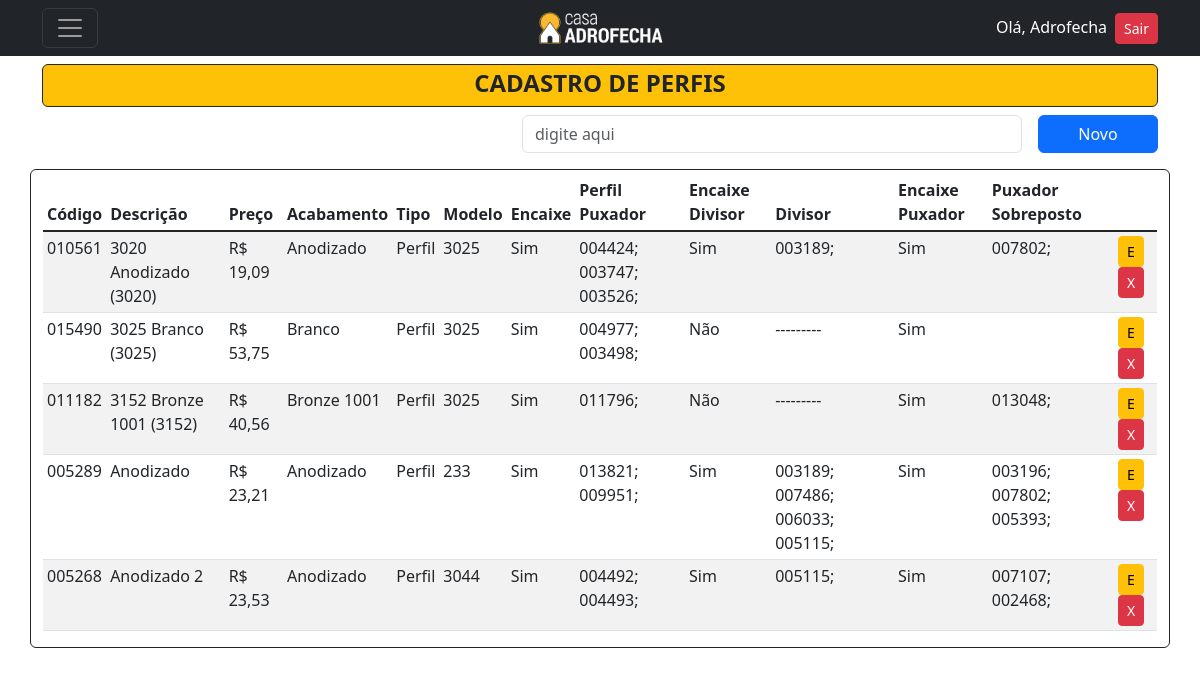
The page /listar/perfil/ (signed in) on the database as committed earlier.
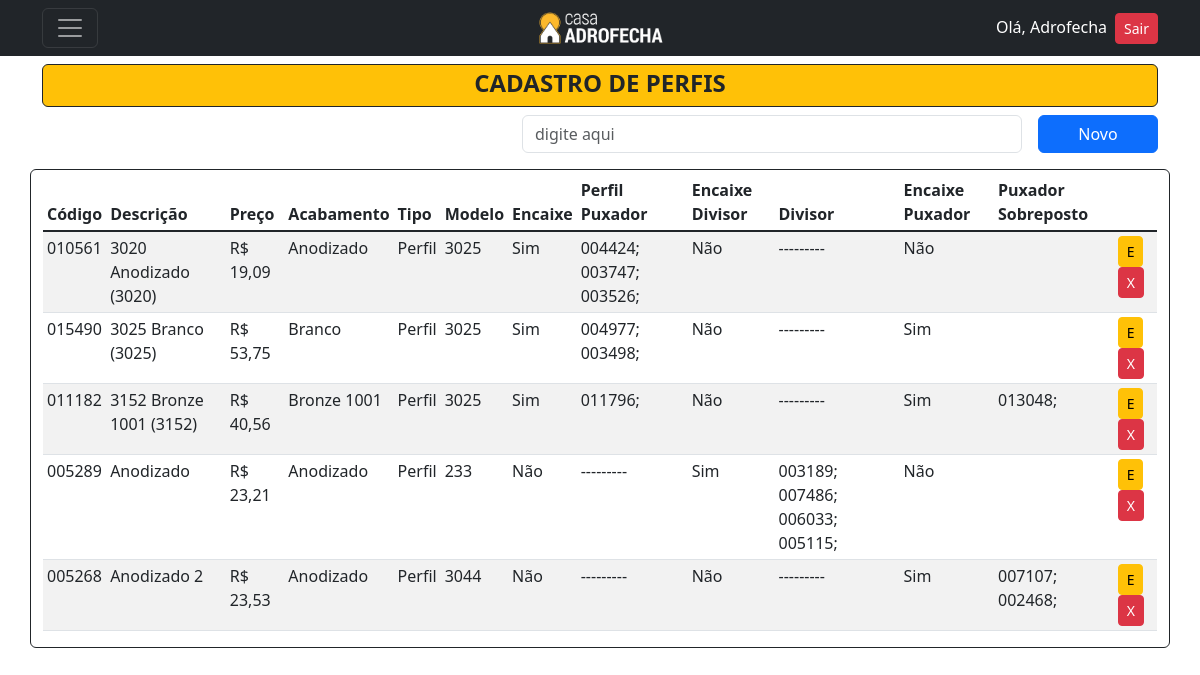
The same page on the database as committed later.
### cadastros/models.py (models this page shows, shortened)
class Perfil(models.Model):
    codigo = models.CharField(max_length=6, verbose_name="Código", unique=True)
    descricao = models.CharField(max_length=150, verbose_name="Descrição")
    preco = models.DecimalField(decimal_places=2, max_digits=5, verbose_name="Preço")
    acabamento = models.ForeignKey(Acabamento, on_delete=models.PROTECT)
    tipo = models.ForeignKey(Tipo, on_delete=models.PROTECT)
    modelo = models.ForeignKey(ModeloPerfil, on_delete=models.PROTECT)
    encaixe = models.CharField(max_length=3, choices=ENCAIXE, blank=True, null=True)
    perfilpuxador = models.ManyToManyField(PerfilPuxador, verbose_name="Perfil Puxador", blank=True)
    encaixedivisor = models.CharField(max_length=3, choices=ENCAIXE, blank=True, null=True)
    divisor = models.ManyToManyField(Divisor, verbose_name="Divisor", blank=True)
    encaixepuxador = models.CharField(max_length=3, choices=ENCAIXE, blank=True, null=True)
    puxador = models.ManyToManyField(Puxador, verbose_name="Puxador", blank=True)
    class Meta:
        verbose_name = 'Perfil'
        verbose_name_plural = 'Perfis'
        ordering = ["descricao"]

class Acabamento(models.Model):
    acabamento = models.CharField(max_length=50, unique=True)
    class Meta:
        verbose_name = 'Acabamento'
        verbose_name_plural = 'Acabamentos'
        ordering = ["acabamento"]
    def __str__(self):
        return self.acabamento

class Tipo(models.Model):
    tipo = models.CharField(max_length=30, unique=True)
    class Meta:
        ordering = ["tipo"]
    def __str__(self):
        return self.tipo

class ModeloPerfil(models.Model):
    modelo = models.CharField(max_length=10, unique=True)
    class Meta:
        verbose_name = 'Modelo Perfil'
        verbose_name_plural = 'Modelo Perfis'
        ordering = ["modelo"]
    def __str__(self):
        return self.modelo

class PerfilPuxador(models.Model):
    codigo = models.CharField(max_length=6, verbose_name="Código", unique=True)
    descricao = models.CharField(max_length=150, verbose_name="Descrição")
    preco = models.DecimalField(decimal_places=2, max_digits=5, verbose_name="Preço")
    acabamento = models.ForeignKey(Acabamento, on_delete=models.PROTECT)
    tipo = models.ForeignKey(Tipo, on_delete=models.PROTECT)
    modelo = models.ForeignKey(ModeloPerfilPuxador, on_delete=models.PROTECT)
    class Meta:
        verbose_name = 'Perfil Puxador'
        verbose_name_plural = 'Perfis Puxadores'
        ordering = ["descricao"]

class Divisor(models.Model):
    codigo = models.CharField(max_length=6, verbose_name="Código", unique=True)
    descricao = models.CharField(max_length=150, verbose_name="Descrição")
    preco = models.DecimalField(decimal_places=2, max_digits=5, verbose_name="Preço")
    acabamento = models.ForeignKey(Acabamento, on_delete=models.PROTECT)
    tipo = models.ForeignKey(Tipo, on_delete=models.PROTECT)
    modelo = models.ForeignKey(ModeloDivisor, on_delete=models.PROTECT)
    class Meta:
        verbose_name = 'Perfil Divisor'
        verbose_name_plural = 'Perfis Divisores'
        ordering = ["descricao"]

class Puxador(models.Model):
    codigo = models.CharField(max_length=6, verbose_name="Código", unique=True)
    descricao = models.CharField(max_length=150, verbose_name="Descrição")
    preco = models.DecimalField(decimal_places=2, max_digits=5, verbose_name="Preço")
    acabamento = models.ForeignKey(Acabamento, on_delete=models.PROTECT)
    tipo = models.ForeignKey(Tipo, on_delete=models.PROTECT)
    modelo = models.ForeignKey(ModeloPuxador, on_delete=models.PROTECT)
    class Meta:
        verbose_name = 'Puxador'
        verbose_name_plural = 'Puxadores'
        ordering = ["descricao"]

### cadastros/views.py (the view)
# urls.py: path('listar/perfil/', PerfilList.as_view(), name='listar-perfil'),
class PerfilList(LoginRequiredMixin, PermissionRequiredMixin, ListView):
    model = Perfil
    template_name = 'cadastros/listas/perfil.html'
    permission_required = 'cadastros.view_perfil'

### cadastros/templates/cadastros/listas/perfil.html (shortened to what this page needs)
{% extends 'base.html' %}
{% block content %}
<header class="mt-5">
  <div>
      <div class="bg-warning rounded text-dark border border-dark pt-1 d-flex align-items-center justify-content-center">
        <h4><strong>CADASTRO DE PERFIS</strong></h4>
      </div>
      <div class="mt-2 d-flex align-items-center justify-content-end">
          <input type="email" class="form-control me-3" style="width: 500px;" id="" name="busca-perfil" placeholder="digite aqui">
          <a href="{% url 'cadastrar-perfil' %}" style="width: 120px;" class="btn btn-primary bg-primary">Novo</a>
      </div>
  </div>
</header>
<div class="mt-3">
  <div class="row">
      <div class="border border-dark rounded container">
          <table class="mt-1 table table-sm table-striped">
            <thead>
              <tr>
                <th scope="col ">Código</th>
                <th scope="col ">Descrição</th>
                <th scope="col ">Preço</th>
                <th scope="col ">Acabamento</th>
                <th scope="col ">Tipo</th>
                <th scope="col ">Modelo</th>
                <th scope="col ">Encaixe</th>
                <th scope="col ">Perfil Puxador</th>
                <th scope="col ">Encaixe Divisor</th>
                <th scope="col ">Divisor</th>
                <th scope="col ">Encaixe Puxador</th>
                <th scope="col ">Puxador Sobreposto</th>
              </tr>
            </thead>
            <tbody class="table-group-divider ">
                {% for perfil in object_list %}
                <tr>
                    <td>{{ perfil.codigo }}</td>
                    <td>{{ perfil.descricao }}</td>
                    <td>R$ {{ perfil.preco }}</td>
                    <td>{{ perfil.acabamento }}</td>
                    <td>{{ perfil.tipo }}</td>
                    <td>{{ perfil.modelo }}</td>
                    <td>
                        {% if perfil.encaixe == "1" %}
                            <p>Sim</p>
                        {% else %}
                            <p>Não</p>
                        {% endif %}
                    </td>
                    <td>
                        {% if perfil.perfilpuxador.all %}
                            {% for perfilpuxador in perfil.perfilpuxador.all %}
                                {{ perfilpuxador.codigo }};
                            {% endfor %}
                        {% else %}
                            ---------
                        {% endif %}
                    </td>
                    <td>
                        {% if perfil.encaixedivisor == "1" %}
                            <p>Sim</p>
                        {% else %}
                            <p>Não</p>
                        {% endif %}
                    </td>
                    <td>
                        {% if perfil.divisor.all %}
                            {% for divisor in perfil.divisor.all %}
                                {{ divisor.codigo }};
                            {% endfor %}
                        {% else %}
                            ---------
                        {% endif %}
                    </td>
                    <td>
                        {% if perfil.encaixepuxador == "1" %}
                            <p>Sim</p>
                        {% else %}
                            <p>Não</p>
                        {% endif %}
                    </td>
                    <td>
                        {% for puxador in perfil.puxador.all %}
                            {{ puxador.codigo }};
                        {% endfor %}
                    </td>
                    <td>
                        <a href="{% url 'editar-perfil' perfil.pk %}" class="btn btn-warning btn-sm" title="Editar">E</a>
                        <a href="{% url 'excluir-perfil' perfil.pk %}" class="btn btn-danger btn-sm" title="Excluir">X</a>
                    </td>
                </tr>
                {% empty %}
                    <tr>
                        <td colspan="10">Nenhum Perfil cadastrado</td>
                    </tr>
                {% endfor %}
            </tbody>
          </table>
      </div>
  </div>
</div>
{% endblock %}

### paginas/templates/base.html (shortened to what this page needs)
<!DOCTYPE html>
{% load static %}
<html lang="pt-br">
<head>
    <link href="https://cdn.jsdelivr.net/npm/bootstrap@5.3.0-alpha1/dist/css/bootstrap.min.css" rel="stylesheet">
    <link rel="https://stylesheet" href="https://cdn.jsdelivr.net/npm/bootstrap-icons@1.10.3/font/bootstrap-icons.css">
    <link href="https://cdnjs.cloudflare.com/ajax/libs/select2/4.1.0/css/select2.min.css" rel="stylesheet" />
    <link href="https://cdn.jsdelivr.net/npm/select2@4.1.0-rc.0/dist/css/select2.min.css" rel="stylesheet" />
</head>
<body>
  {% include 'navbar.html' %}
  <div class="pt-3 container">
      {% block content %}
      {% endblock %}
  </div>
</body>
</html>

### paginas/templates/navbar.html (shortened to what this page needs)
{% load static %}
<nav class="navbar navbar-dark bg-dark fixed-top">
  <div class="container d-flex justify-content-between align-items-center">
      <div class="col-4">
        <button class="navbar-toggler" type="button" data-bs-toggle="offcanvas" data-bs-target="#offcanvasDarkNavbar" aria-controls="offcanvasDarkNavbar">
        <span class="navbar-toggler-icon"></span>
        </button>
      </div>
      <div class="col-4 d-flex justify-content-center">
          <a href="{% url 'inicio' %}"><img src="{% static 'images/LogoPreto2.png' %}" alt="Logo" width="130" height="40"</img></a>
      </div>
      <div class="col-4 d-flex justify-content-end">
              <ul class="list-unstyled mb-0">
                  {% if request.user.is_authenticated %}
                  <li><a style="color:white" ;>Olá, {{ user.username }}</a><a class="ms-2 btn btn-danger btn-sm" href="{% url 'logout' %}">Sair</a></li>
                  {% else %}
                  <li><a class="btn btn-primary" href="{% url 'login' %}">Entrar</a></li>
                  {% endif %}
              </ul>
      </div>
  </div>
</nav>

Rows that differ between the two databases and show on the page:
changed Perfil "3020 Anodizado (3020)": loses Puxador (codigo "007802"); loses Divisor (codigo "003189"); encaixedivisor "Sim" → "Não"; now shows "---------"; encaixepuxador "Sim" → "Não"
changed Perfil (number 4 of 5 on the later page): loses Puxador (codigo "007802"); loses PerfilPuxador (codigo "013821"); loses PerfilPuxador (codigo "009951"); loses Puxador (codigo "003196"); loses Puxador (codigo "005393"); encaixe "Sim" → "Não"; now shows "---------"; encaixepuxador "Sim" → "Não"
changed Perfil "Anodizado 2": loses PerfilPuxador (codigo "004492"); loses PerfilPuxador (codigo "004493"); loses Divisor (codigo "005115"); encaixe "Sim" → "Não"; now shows "--------- ---------"; encaixedivisor "Sim" → "Não"
